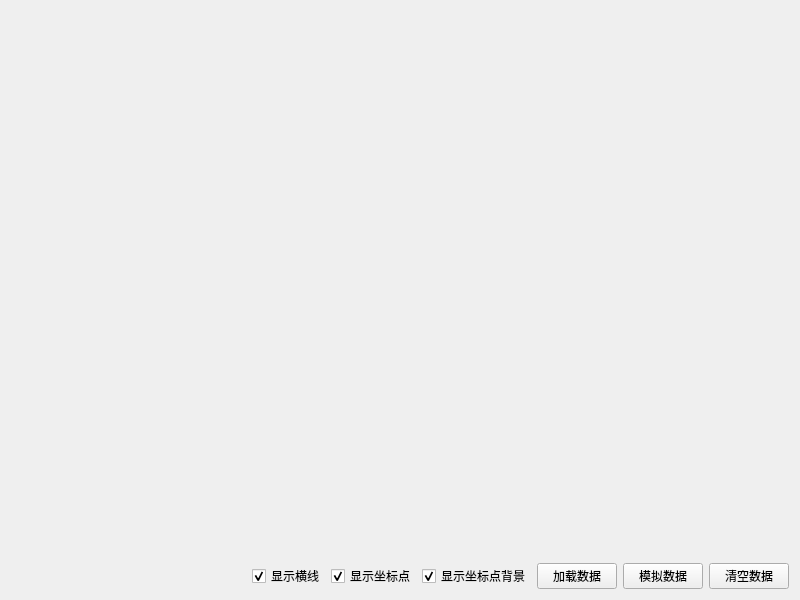
<?xml version="1.0" encoding="UTF-8"?>
<ui version="4.0">
 <class>frmWaveChart</class>
 <widget class="QWidget" name="frmWaveChart">
  <property name="geometry">
   <rect>
    <x>0</x>
    <y>0</y>
    <width>800</width>
    <height>600</height>
   </rect>
  </property>
  <property name="windowTitle">
   <string>Form</string>
  </property>
  <layout class="QVBoxLayout" name="verticalLayout">
   <item>
    <widget class="WaveChart" name="waveChart1" native="true">
     <property name="sizePolicy">
      <sizepolicy hsizetype="Expanding" vsizetype="Expanding">
       <horstretch>0</horstretch>
       <verstretch>0</verstretch>
      </sizepolicy>
     </property>
    </widget>
   </item>
   <item>
    <widget class="WaveChart" name="waveChart2" native="true">
     <property name="sizePolicy">
      <sizepolicy hsizetype="Expanding" vsizetype="Expanding">
       <horstretch>0</horstretch>
       <verstretch>0</verstretch>
      </sizepolicy>
     </property>
    </widget>
   </item>
   <item>
    <layout class="QHBoxLayout" name="horizontalLayout">
     <item>
      <spacer name="horizontalSpacer">
       <property name="orientation">
        <enum>Qt::Horizontal</enum>
       </property>
       <property name="sizeHint" stdset="0">
        <size>
         <width>40</width>
         <height>20</height>
        </size>
       </property>
      </spacer>
     </item>
     <item>
      <widget class="QCheckBox" name="ckShowHLine">
       <property name="text">
        <string>显示横线</string>
       </property>
       <property name="checked">
        <bool>true</bool>
       </property>
      </widget>
     </item>
     <item>
      <widget class="QCheckBox" name="ckShowPoint">
       <property name="text">
        <string>显示坐标点</string>
       </property>
       <property name="checked">
        <bool>true</bool>
       </property>
      </widget>
     </item>
     <item>
      <widget class="QCheckBox" name="ckShowPointBg">
       <property name="text">
        <string>显示坐标点背景</string>
       </property>
       <property name="checked">
        <bool>true</bool>
       </property>
      </widget>
     </item>
     <item>
      <widget class="QPushButton" name="btnSetData">
       <property name="text">
        <string>加载数据</string>
       </property>
      </widget>
     </item>
     <item>
      <widget class="QPushButton" name="btnAddData">
       <property name="text">
        <string>模拟数据</string>
       </property>
      </widget>
     </item>
     <item>
      <widget class="QPushButton" name="btnClearData">
       <property name="text">
        <string>清空数据</string>
       </property>
      </widget>
     </item>
    </layout>
   </item>
  </layout>
 </widget>
 <customwidgets>
  <customwidget>
   <class>WaveChart</class>
   <extends>QWidget</extends>
   <header>wavechart.h</header>
   <container>1</container>
  </customwidget>
 </customwidgets>
 <resources/>
 <connections/>
</ui>
